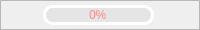
                 <widget class="QFrame" name="Pause_QF_cam">
                  <property name="minimumSize">
                   <size>
                    <width>0</width>
                    <height>30</height>
                   </size>
                  </property>
                  <property name="maximumSize">
                   <size>
                    <width>16777215</width>
                    <height>30</height>
                   </size>
                  </property>
                  <property name="frameShape">
                   <enum>QFrame::StyledPanel</enum>
                  </property>
                  <property name="frameShadow">
                   <enum>QFrame::Raised</enum>
                  </property>
                  <layout class="QHBoxLayout" name="horizontalLayout_20">
                   <property name="spacing">
                    <number>10</number>
                   </property>
                   <property name="leftMargin">
                    <number>0</number>
                   </property>
                   <property name="topMargin">
                    <number>0</number>
                   </property>
                   <property name="rightMargin">
                    <number>3</number>
                   </property>
                   <property name="bottomMargin">
                    <number>0</number>
                   </property>
                   <item>
                    <widget class="QPushButton" name="run_button_cam">
                     <property name="minimumSize">
                      <size>
                       <width>0</width>
                       <height>30</height>
                      </size>
                     </property>
                     <property name="maximumSize">
                      <size>
                       <width>16777215</width>
                       <height>30</height>
                      </size>
                     </property>
                     <property name="cursor">
                      <cursorShape>PointingHandCursor</cursorShape>
                     </property>
                     <property name="mouseTracking">
                      <bool>true</bool>
                     </property>
                     <property name="styleSheet">
                      <string notr="true">QPushButton{
background-repeat: no-repeat;
background-position: center;
border: none;
}
QPushButton:hover{

}</string>
                     </property>
                     <property name="text">
                      <string/>
                     </property>
                     <property name="icon">
                      <iconset resource="resources.qrc">
                       <normaloff>:/all/img/begin.png</normaloff>
                       <normalon>:/all/img/pause.png</normalon>:/all/img/begin.png</iconset>
                     </property>
                     <property name="iconSize">
                      <size>
                       <width>30</width>
                       <height>30</height>
                      </size>
                     </property>
                     <property name="checkable">
                      <bool>true</bool>
                     </property>
                     <property name="checked">
                      <bool>false</bool>
                     </property>
                    </widget>
                   </item>
                   <item>
                    <widget class="QProgressBar" name="progress_bar_cam">
                     <property name="minimumSize">
                      <size>
                       <width>0</width>
                       <height>20</height>
                      </size>
                     </property>
                     <property name="maximumSize">
                      <size>
                       <width>16777215</width>
                       <height>20</height>
                      </size>
                     </property>
                     <property name="styleSheet">
                      <string notr="true">QProgressBar{ 
font: 700 10pt &quot;Microsoft YaHei UI&quot;;
color: rgb(253, 143, 134); 
text-align:center; 
border:3px solid rgb(255, 255, 255);
border-radius: 10px; 
background-color: rgba(215, 215, 215,100);
} 

QProgressBar:chunk{ 
border-radius:0px; 
background: rgba(119, 111, 252, 200);
border-radius: 7px;
}</string>
                     </property>
                     <property name="maximum">
                      <number>1000</number>
                     </property>
                     <property name="value">
                      <number>0</number>
                     </property>
                    </widget>
                   </item>
                   <item>
                    <widget class="QPushButton" name="stop_button_cam">
                     <property name="minimumSize">
                      <size>
                       <width>0</width>
                       <height>30</height>
                      </size>
                     </property>
                     <property name="maximumSize">
                      <size>
                       <width>16777215</width>
                       <height>30</height>
                      </size>
                     </property>
                     <property name="cursor">
                      <cursorShape>PointingHandCursor</cursorShape>
                     </property>
                     <property name="styleSheet">
                      <string notr="true">QPushButton{
background-image: url(:/all/img/stop.png);
background-repeat: no-repeat;
background-position: center;
border: none;
}

QPushButton:hover{

}</string>
                     </property>
                     <property name="text">
                      <string/>
                     </property>
                    </widget>
                   </item>
                  </layout>
                 </widget>
